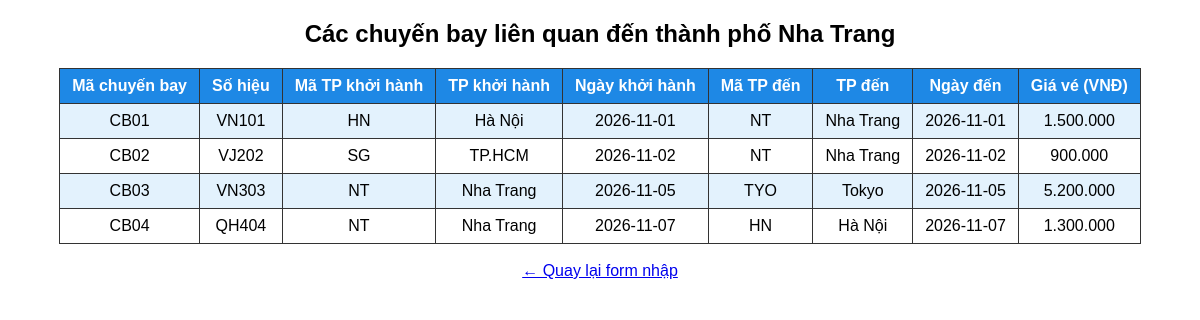
The page /ot-gk/60cntt2_gk/index2.php on the database its author committed.
### tables this page shows
CREATE TABLE `chuyenbay` (
  `ma_chuyen_bay` varchar(10) NOT NULL,
  `so_hieu` varchar(20) NOT NULL,
  `ma_tp_khoi_hanh` varchar(10) NOT NULL,
  `ngay_khoi_hanh` date NOT NULL,
  `ma_tp_den` varchar(10) NOT NULL,
  `ngay_den` date NOT NULL,
  `gia_ve` decimal(12,0) NOT NULL
);

CREATE TABLE `thanhpho` (
  `ma_tp` varchar(10) NOT NULL,
  `ten_tp` varchar(100) NOT NULL,
  `ten_bang` varchar(100) DEFAULT NULL,
  `ma_quoc_gia` varchar(10) NOT NULL
);

### ot-gk/60cntt2_gk/index2.php (the view, shortened to what this page needs)
<?php
$conn = new mysqli("localhost", "root", "", "chuyenbay");
$conn->set_charset("utf8mb4");
$sql = "SELECT cb.ma_chuyen_bay, cb.so_hieu,
               cb.ma_tp_khoi_hanh, di.ten_tp  AS ten_di, cb.ngay_khoi_hanh,
               cb.ma_tp_den,       den.ten_tp AS ten_den, cb.ngay_den,
               cb.gia_ve
        FROM chuyenbay cb
        JOIN thanhpho di  ON cb.ma_tp_khoi_hanh = di.ma_tp
        JOIN thanhpho den ON cb.ma_tp_den       = den.ma_tp
        WHERE di.ten_tp = ? OR den.ten_tp = ?
        ORDER BY cb.ngay_khoi_hanh";
$tp = "Nha Trang";
$stmt = $conn->prepare($sql);
$stmt->bind_param("ss", $tp, $tp);
$stmt->execute();
$kq = $stmt->get_result();
?>
<!DOCTYPE html>
<html lang="vi">
<head>
</head>
<body>
    <h2>Các chuyến bay liên quan đến thành phố Nha Trang</h2>
    <?php if ($kq->num_rows > 0): ?>
    <table>
        <tr>
            <th>Mã chuyến bay</th>
            <th>Số hiệu</th>
            <th>Mã TP khởi hành</th>
            <th>TP khởi hành</th>
            <th>Ngày khởi hành</th>
            <th>Mã TP đến</th>
            <th>TP đến</th>
            <th>Ngày đến</th>
            <th>Giá vé (VNĐ)</th>
        </tr>
        <?php while ($r = $kq->fetch_assoc()): ?>
        <tr>
            <td><?= htmlspecialchars($r['ma_chuyen_bay']) ?></td>
            <td><?= htmlspecialchars($r['so_hieu']) ?></td>
            <td><?= htmlspecialchars($r['ma_tp_khoi_hanh']) ?></td>
            <td><?= htmlspecialchars($r['ten_di']) ?></td>
            <td><?= htmlspecialchars($r['ngay_khoi_hanh']) ?></td>
            <td><?= htmlspecialchars($r['ma_tp_den']) ?></td>
            <td><?= htmlspecialchars($r['ten_den']) ?></td>
            <td><?= htmlspecialchars($r['ngay_den']) ?></td>
            <td><?= number_format($r['gia_ve'], 0, ',', '.') ?></td>
        </tr>
        <?php endwhile; ?>
    </table>
    <?php else: ?>
        <p>Không có chuyến bay nào liên quan đến Nha Trang.</p>
    <?php endif; ?>
    <br><a href="index1.php">← Quay lại form nhập</a>
</body>
</html>

### ot-gk/60cntt2_gk/index2.php (style rules this page uses)
body { font-family: Arial, sans-serif; text-align: center; }
table { margin: 0 auto; border-collapse: collapse; }
th, td { border: 1px solid #333; padding: 8px 12px; text-align: center; }
th { background-color: #1e88e5; color: white; }
tr:nth-child(even) td { background-color: #e3f2fd; }
tr:nth-child(odd) td { background-color: #ffffff; }

### rows shown on the page
chuyenbay: ma_chuyen_bay "CB01", so_hieu "VN101", ma_tp_khoi_hanh "HN", ma_tp_khoi_hanh.ten_tp "Hà Nội", ngay_khoi_hanh "2026-11-01", ma_tp_den "NT", ma_tp_den.ten_tp "Nha Trang", ngay_den "2026-11-01", gia_ve "1.500.000"
chuyenbay: ma_chuyen_bay "CB02", so_hieu "VJ202", ma_tp_khoi_hanh "SG", ma_tp_khoi_hanh.ten_tp "TP.HCM", ngay_khoi_hanh "2026-11-02", ma_tp_den "NT", ma_tp_den.ten_tp "Nha Trang", ngay_den "2026-11-02", gia_ve "900.000"
chuyenbay: ma_chuyen_bay "CB03", so_hieu "VN303", ma_tp_khoi_hanh "NT", ma_tp_khoi_hanh.ten_tp "Nha Trang", ngay_khoi_hanh "2026-11-05", ma_tp_den "TYO", ma_tp_den.ten_tp "Tokyo", ngay_den "2026-11-05", gia_ve "5.200.000"
chuyenbay: ma_chuyen_bay "CB04", so_hieu "QH404", ma_tp_khoi_hanh "NT", ma_tp_khoi_hanh.ten_tp "Nha Trang", ngay_khoi_hanh "2026-11-07", ma_tp_den "HN", ma_tp_den.ten_tp "Hà Nội", ngay_den "2026-11-07", gia_ve "1.300.000"
